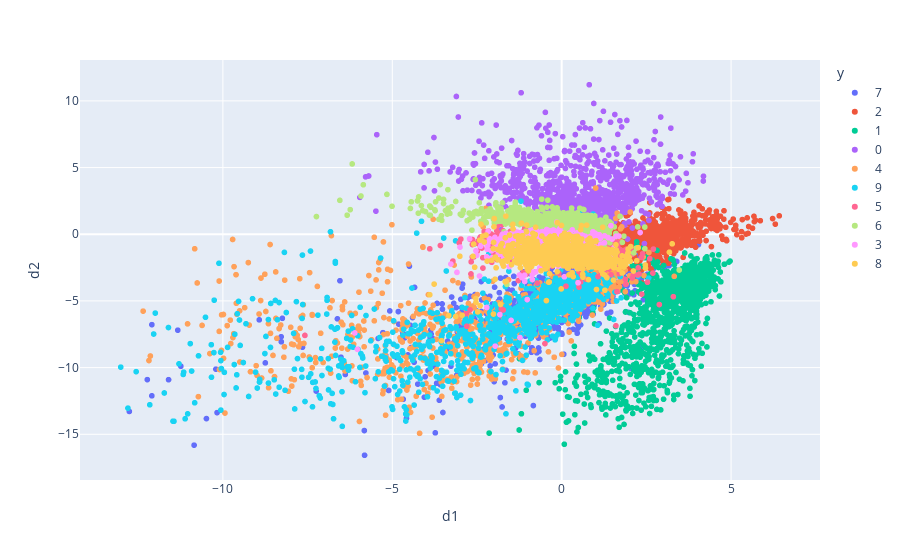

Notebook cell for this chart:
### Code cell
px.scatter(data_frame=x_test_encoded_df, x='d1', y='d2', color='y')

### Figure 1 — Plotly figure (JSON) as saved in the notebook; plotly's stock layout.template omitted (floating-point values rounded to 4 significant figures; data arrays with more than 128 entries replaced by an {"elided": "..."} marker saying what was removed)
{"data": [{"hovertemplate": "y=7<br>d1=%{x}<br>d2=%{y}<extra></extra>", "legendgroup": "7", "marker": {"color": "#636efa", "symbol": "circle"}, "mode": "markers", "name": "7", "showlegend": true, "type": "scattergl", "x": {"elided": "1028 float values"}, "xaxis": "x", "y": {"elided": "1028 float values"}, "yaxis": "y"}, {"hovertemplate": "y=2<br>d1=%{x}<br>d2=%{y}<extra></extra>", "legendgroup": "2", "marker": {"color": "#EF553B", "symbol": "circle"}, "mode": "markers", "name": "2", "showlegend": true, "type": "scattergl", "x": {"elided": "1032 float values"}, "xaxis": "x", "y": {"elided": "1032 float values"}, "yaxis": "y"}, {"hovertemplate": "y=1<br>d1=%{x}<br>d2=%{y}<extra></extra>", "legendgroup": "1", "marker": {"color": "#00cc96", "symbol": "circle"}, "mode": "markers", "name": "1", "showlegend": true, "type": "scattergl", "x": {"elided": "1135 float values"}, "xaxis": "x", "y": {"elided": "1135 float values"}, "yaxis": "y"}, {"hovertemplate": "y=0<br>d1=%{x}<br>d2=%{y}<extra></extra>", "legendgroup": "0", "marker": {"color": "#ab63fa", "symbol": "circle"}, "mode": "markers", "name": "0", "showlegend": true, "type": "scattergl", "x": {"elided": "980 float values"}, "xaxis": "x", "y": {"elided": "980 float values"}, "yaxis": "y"}, {"hovertemplate": "y=4<br>d1=%{x}<br>d2=%{y}<extra></extra>", "legendgroup": "4", "marker": {"color": "#FFA15A", "symbol": "circle"}, "mode": "markers", "name": "4", "showlegend": true, "type": "scattergl", "x": {"elided": "982 float values"}, "xaxis": "x", "y": {"elided": "982 float values"}, "yaxis": "y"}, {"hovertemplate": "y=9<br>d1=%{x}<br>d2=%{y}<extra></extra>", "legendgroup": "9", "marker": {"color": "#19d3f3", "symbol": "circle"}, "mode": "markers", "name": "9", "showlegend": true, "type": "scattergl", "x": {"elided": "1009 float values"}, "xaxis": "x", "y": {"elided": "1009 float values"}, "yaxis": "y"}, {"hovertemplate": "y=5<br>d1=%{x}<br>d2=%{y}<extra></extra>", "legendgroup": "5", "marker": {"color": "#FF6692", "symbol": "circle"}, "mode": "markers", "name": "5", "showlegend": true, "type": "scattergl", "x": {"elided": "892 float values"}, "xaxis": "x", "y": {"elided": "892 float values"}, "yaxis": "y"}, {"hovertemplate": "y=6<br>d1=%{x}<br>d2=%{y}<extra></extra>", "legendgroup": "6", "marker": {"color": "#B6E880", "symbol": "circle"}, "mode": "markers", "name": "6", "showlegend": true, "type": "scattergl", "x": {"elided": "958 float values"}, "xaxis": "x", "y": {"elided": "958 float values"}, "yaxis": "y"}, {"hovertemplate": "y=3<br>d1=%{x}<br>d2=%{y}<extra></extra>", "legendgroup": "3", "marker": {"color": "#FF97FF", "symbol": "circle"}, "mode": "markers", "name": "3", "showlegend": true, "type": "scattergl", "x": {"elided": "1010 float values"}, "xaxis": "x", "y": {"elided": "1010 float values"}, "yaxis": "y"}, {"hovertemplate": "y=8<br>d1=%{x}<br>d2=%{y}<extra></extra>", "legendgroup": "8", "marker": {"color": "#FECB52", "symbol": "circle"}, "mode": "markers", "name": "8", "showlegend": true, "type": "scattergl", "x": {"elided": "974 float values"}, "xaxis": "x", "y": {"elided": "974 float values"}, "yaxis": "y"}], "layout": {"legend": {"title": {"text": "y"}, "tracegroupgap": 0}, "margin": {"t": 60}, "xaxis": {"anchor": "y", "domain": [0, 1], "title": {"text": "d1"}}, "yaxis": {"anchor": "x", "domain": [0, 1], "title": {"text": "d2"}}}}
